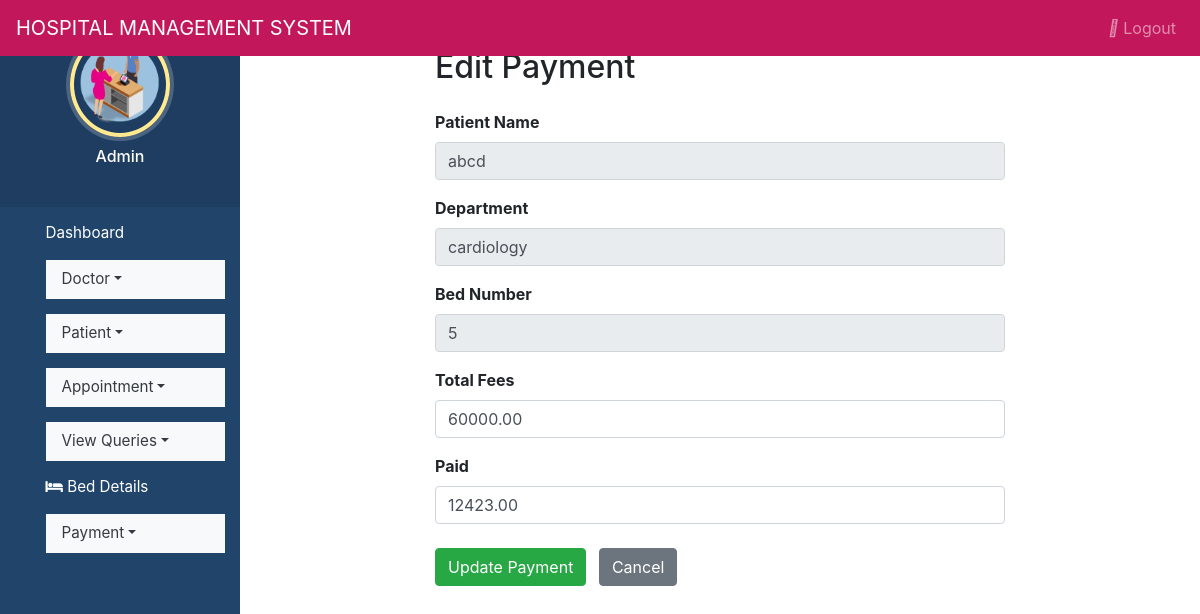
The page /edit_payment/1/ on the database its author committed.
### hospitals/models.py (models this page shows, shortened)
class Payment(models.Model):
    patient = models.ForeignKey(Patient, on_delete=models.CASCADE)
    total_fees = models.DecimalField(max_digits=10, decimal_places=2)
    paid = models.DecimalField(max_digits=10, decimal_places=2)
    unpaid = models.DecimalField(max_digits=10, decimal_places=2)
    date = models.DateField(auto_now_add=True)

class Patient(models.Model):
    name = models.CharField(max_length=50)
    gender = models.CharField(max_length=10)
    mobile = models.IntegerField(null=True)
    address = models.CharField(max_length=50)
    department = models.CharField(null=True, blank=True)
    bed_number = models.CharField(null=True, blank=True)

### hospitals/views.py (the view, shortened to what this page needs)
# urls.py: path('edit_payment/<int:id>/', edit_payment, name='edit_payment'),
def edit_payment(request, id):
    payment = get_object_or_404(Payment, id=id)
    return render(request, 'edit_payment.html', {'payment': payment})

### hospitals/templates/edit_payment.html (shortened to what this page needs)
{% extends 'admin_nav.html' %}
{% block content %}
<div class="container mt-5" style="max-width: 600px;">
  <h2 class="mb-4">Edit Payment</h2>
  <form method="POST">
    <div class="form-group mb-3">
      <label><strong>Patient Name</strong></label>
      <input type="text" class="form-control" value="{{ payment.patient.name }}" readonly>
    </div>
    <div class="form-group mb-3">
      <label><strong>Department</strong></label>
      <input type="text" class="form-control" value="{{ payment.patient.department }}" readonly>
    </div>
    <div class="form-group mb-3">
      <label><strong>Bed Number</strong></label>
      <input type="text" class="form-control" value="{{ payment.patient.bed_number }}" readonly>
    </div>
    <div class="form-group mb-3">
      <label><strong>Total Fees</strong></label>
      <input type="number" name="total_fees" class="form-control" value="{{ payment.total_fees }}" required>
    </div>
    <div class="form-group mb-4">
      <label><strong>Paid</strong></label>
      <input type="number" name="paid" class="form-control" value="{{ payment.paid }}" required>
    </div>
    <button type="submit" class="btn btn-success">Update Payment</button>
    <a href="{% url 'view_payments' %}" class="btn btn-secondary ml-2">Cancel</a>
  </form>
</div>
{% endblock %}

### hospitals/static/style.css (style rules this page uses)
body { padding-left: 240px; }

### hospitals/templates/admin_nav.html (style rules this page uses)
a:link { text-decoration: none; }
a { color: white; }
body { padding-left: 240px; }

### rows shown on the page
Payment: patient.name "abcd", patient.department "cardiology", patient.bed_number "5", total_fees "60000.00", paid "12423.00"
